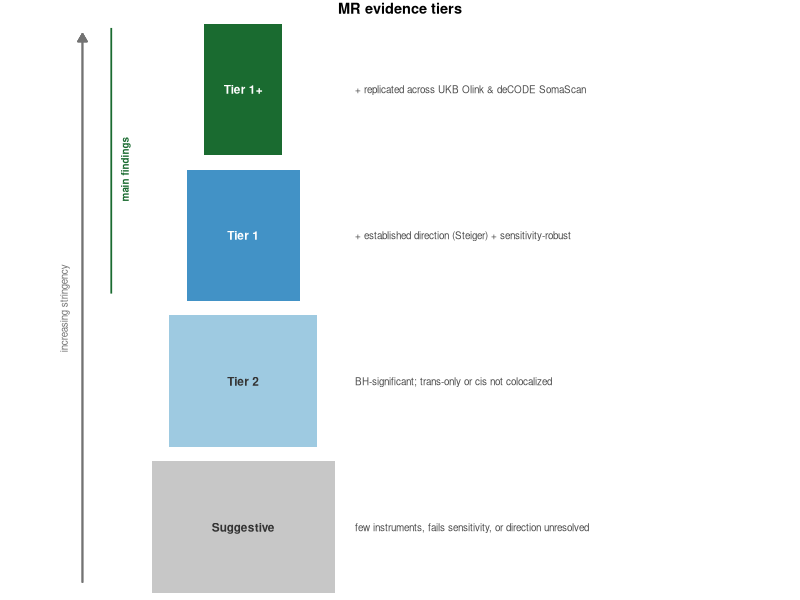

This figure's R source:
#!/usr/bin/env Rscript
# Compact TIER FUNNEL — MR evidence tiers; box width funnels DOWN with stringency.
# Standalone shows the criteria; CELL mode (for the composite) drops the criteria
# prose (it lives in the figure legend) and renders at the exact cell size.
suppressPackageStartupMessages({ library(ggplot2); library(data.table) })
OUT <- file.path(Sys.getenv("HEAP_PROJECT_ROOT", "/n/groups/patel/IGLOO/UKB/HEAP"), "figures", "exploratory/module5")
CELL <- nzchar(Sys.getenv("HEAP_CELL"))

L <- data.table(
  y    = 1:4,
  tier = c("Suggestive","Tier 2","Tier 1","Tier 1+"),
  adds = c("few instruments, fails sensitivity, or direction unresolved",
           "BH-significant; trans-only or cis not colocalized",
           "+ established direction (Steiger) + sensitivity-robust",
           "+ replicated across UKB Olink & deCODE SomaScan"),
  col  = c("grey78","#9ECAE1","#4292C6","#1A6B30"))
L[, w := 0.46 + 0.62*((4-y)/3)]
XLO <- -1.2; XHI <- 0.62      # cell x range; the tiles sit at x = 0, not its midpoint
xc <- max(L$w)/2 + 0.12

p <- ggplot(L) +
  geom_tile(aes(x=0, y=y, width=w, height=0.90, fill=col)) +
  geom_text(aes(x=0, y=y, label=tier), size=if(CELL)2.3 else 3.0, fontface="bold",
            colour=ifelse(L$tier %in% c("Tier 1","Tier 1+"),"white","grey20")) +
  geom_segment(aes(x=-0.95, xend=-0.95, y=0.62, yend=4.38),
               arrow=arrow(length=unit(if(CELL)0.06 else 0.09,"in"), type="closed"), colour="grey45", linewidth=0.5) +
  annotate("text", x=-1.06, y=2.5, label="increasing stringency", angle=90, size=if(CELL)3.0 else 2.5, colour="grey45") +
  annotate("segment", x=-0.78, xend=-0.78, y=2.60, yend=4.42, colour="#1A6B30", linewidth=0.6) +
  annotate("text", x=-0.70, y=3.45, label="main findings", angle=90, size=if(CELL)3.0 else 2.5, fontface="bold", colour="#1A6B30") +
  scale_fill_identity() +
  scale_y_continuous(limits=c(0.52, 4.48), expand=c(0,0)) +
  labs(title="MR evidence tiers") +
  coord_cartesian(clip="off") +
  theme_void(base_size=10) +
  theme(plot.title=element_text(hjust=if(CELL) (0-XLO)/(XHI-XLO) else 0.5, size=if(CELL)10.6 else 10.5, face="bold", margin=margin(b=1)),
        plot.margin=margin(2,3,2,3))

if (CELL) {
  p <- p + scale_x_continuous(limits=c(XLO, XHI), expand=c(0,0))   # no criteria column
  ggsave(file.path(OUT,"_panel_tier_ladder.png"), p, width=2.6, height=1.7, dpi=300, bg="white")
  ggsave(file.path(OUT,"_panel_tier_ladder.pdf"), p, width=2.6, height=1.7, bg="white")
} else {
  p <- p + geom_text(aes(x=xc, y=y, label=adds), hjust=0, size=2.5, colour="grey30") +
       annotate("text", x=xc, y=4.55, label="Tier 1+ : protein edges only (E↔D caps at Tier 1)", hjust=0, size=2.2,
                fontface="italic", colour="#1A6B30") +
       scale_x_continuous(limits=c(-1.2, 3.05))
  ggsave(file.path(OUT,"_panel_tier_ladder.png"), p, width=6.0, height=2.7, dpi=300, bg="white")
}
cat("wrote _panel_tier_ladder.png (cell=", CELL, ")\n")
